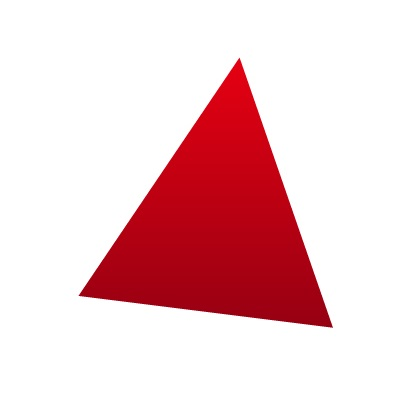
#> input picture OpenCV/img/tri.jpg, 414 x 398 px
$ jupyter execute --allow-errors 'OpenCV도형검출,스캐너,영상매칭.ipynb'   (older library calls are emulated)
#> lines starting #> are read from the running program, lines starting #| are printed output that depends on the picture; after the words box and inside, x2 and y2 are one past the last pixel; in counts of white or black regions, pixels touching at a corner belong together
#### 버전문제로 실행이 안되어 버전 변경 필요
- pip install opencv-python==3.4.2.16
- pip install opencv-contrib-python==3.4.2.16

두가지 명령어를 각각 수행

[cell 1]
import cv2
print(cv2.__version__)

#### 이전코드 오류해결
- contours, _ = cv2.findContours(th, cv2.RETR_EXTERNAL,  cv2.CHAIN_APPROX_SIMPLE) [opencv 4]
-   _ , contours, _ = cv2.findContours(th, cv2.RETR_EXTERNAL,  cv2.CHAIN_APPROX_SIMPLE) [opencv 3]

### 도형검출
    - 코드 전체적인 설명 필요
    - approx 인덱싱, 그려지는 것 설명 필요
    - 입실론이 달라질 때 꼭지점 개수 적어지는 것 설명하기
    - tri.jpg 이미지 제공하기

[cell 2]
import cv2

img_color = cv2.imread("img/tri.jpg", cv2.IMREAD_COLOR)
#> img_color is the input picture: shape (398, 414, 3); mean B, G, R 207.6, 204.1, 239.8
cv2.imshow('result', img_color)
cv2.waitKey(0)

img_gray = cv2.cvtColor(img_color, cv2.COLOR_BGR2GRAY)
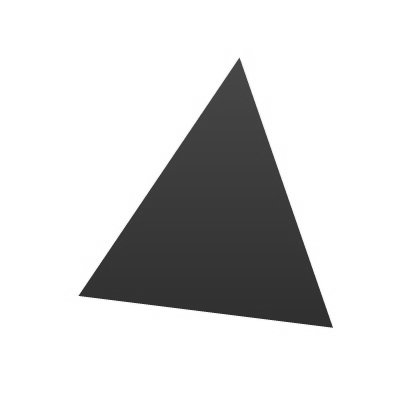
#> img_gray: shape (398, 414); min 43, max 255, mean 215.2
cv2.imshow('result', img_gray)
cv2.waitKey(0)

ret,img_binary = cv2.threshold(img_gray, 127, 255, cv2.THRESH_BINARY_INV)
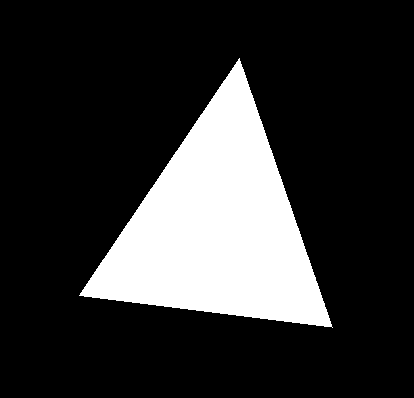
#> img_binary: shape (398, 414); 19.9% white; 1 white region
cv2.imshow('result', img_binary)
cv2.waitKey(0)

_, contours, hierarchy = cv2.findContours(img_binary, cv2.RETR_EXTERNAL, cv2.CHAIN_APPROX_SIMPLE)
#> contours = 1 contour; box (x1, y1, x2, y2) and area: (79, 58, 333, 328) 32422


for cnt in contours:
    size = len(cnt)
    print(size)

    epsilon = 0.005 * cv2.arcLength(cnt, True)
    approx = cv2.approxPolyDP(cnt, epsilon, True)

    size = len(approx)
    print(size)

    #cv2.approxPolyDP결과로 출력되는 좌표 선하나씩 출력해보기
    cv2.line(img_color, tuple(approx[0][0]), tuple(approx[1][0]), (0, 255, 0), 3)
    print(approx[0][0])
    print(approx[1][0])
    cv2.imshow('result', img_color)
    cv2.waitKey(0)

    cv2.line(img_color, tuple(approx[1][0]), tuple(approx[2][0]), (0, 255, 0), 3)
    print(approx[1][0])
    print(approx[2][0])
    cv2.imshow('result', img_color)
    cv2.waitKey(0)


    cv2.line(img_color, tuple(approx[0][0]), tuple(approx[2][0]), (0, 255, 0), 3)
    print(approx[0][0])
    print(approx[2][0])
    cv2.putText(img_color, str(size), (30,30), cv2.FONT_HERSHEY_SIMPLEX, 1, (0, 0, 0), 3, 8)
    cv2.imshow('result', img_color)
    cv2.waitKey(0)
#> this loop made 1 pass
#> (epsilon, approx) on pass 1: (4.39, [[239, 58], [79, 295], [332, 327]])
#| 405
#| 3
#| [239  58]
#| [ 79 295]
#| [ 79 295]
#| [332 327]
#| [239  58]
#| [332 327]
#> pass 1, `cv2.imshow('result', img_color)`:
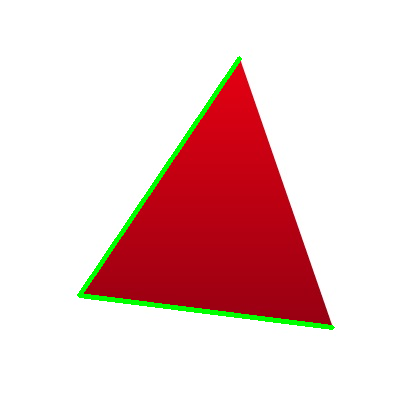
#> window 'result': shape (398, 414, 3); mean B, G, R 205.8, 206.5, 236.6
#> pass 1, `cv2.imshow('result', img_color)`:
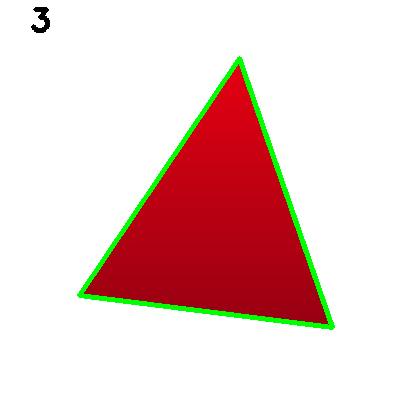
#> window 'result': shape (398, 414, 3); mean B, G, R 204.4, 207.4, 234.4

    #궁금하니까 출력해보기
print(approx[:,:,:])
#| [[[239  58]]
#|  [[ 79 295]]
#|  [[332 327]]]


# 일반화
#     cv2.line(img_color, tuple(approx[0][0]), tuple(approx[size-1][0]), (0, 255, 0), 3)
#     for k in range(size-1):
#         cv2.line(img_color, tuple(approx[k][0]), tuple(approx[k+1][0]), (0, 255, 0), 3)

cv2.waitKey(0)
cv2.destroyAllWindows()

### 예제

### 문서 스캐너 구현

Q. 좌표를 찍어주지 않아도 자동으로 스캔 효과를 내는 프로그램 작성

####  Hint
    - (1) 그레이 스케일 -> 가우시안블로로 노이즈 제거 -> 케니 엣지로 경계 검출
    - (2) 경계검출한 이미지에서 컨투어를 찾아 가장 큰 컨투어를 골라 approxPolyDP()  함수로 단순화한 뒤에  꼭지점 4개를 구한다.
    - (3) approPolyDP()의 결과값에서 4 x 2 배열로 resape해서 크기를 조정한다.

[cell 3]
import cv2
import numpy as np
import matplotlib.pyplot as plt


# 이미지 읽기
img = cv2.imread("img/paper.jpg") # 782, 586, 3
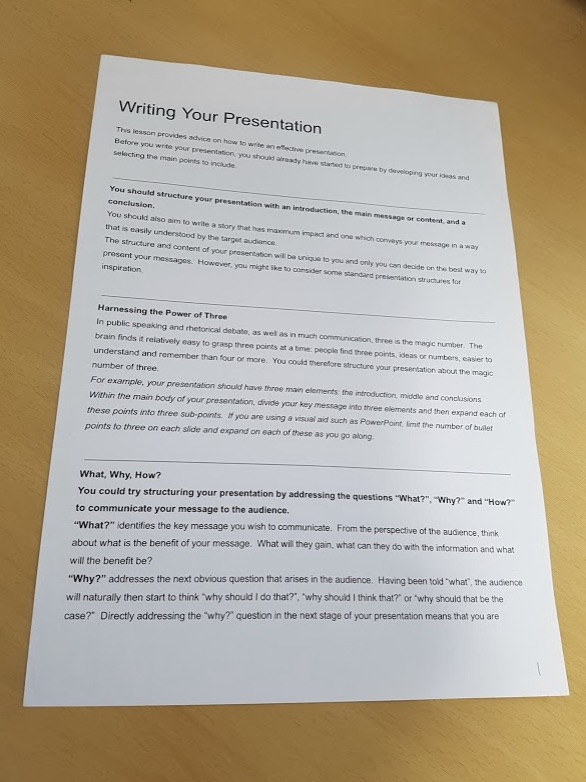
#> input picture OpenCV/img/paper.jpg, 586 x 782 px
#> img is the input picture: shape (782, 586, 3); mean B, G, R 152.7, 169.1, 178.7
orig = img.copy()

r = 800.0/img.shape[0]
#> r = 1.02
dim = (int(img.shape[1]*r),800)
#> dim = (599, 800)
img = cv2.resize(img, dim, interpolation = cv2.INTER_AREA)
#> img: shape (800, 599, 3)

# 그레이스 스케일 변환 및 케니 엣지
gray = cv2.cvtColor(img, cv2.COLOR_BGR2GRAY)
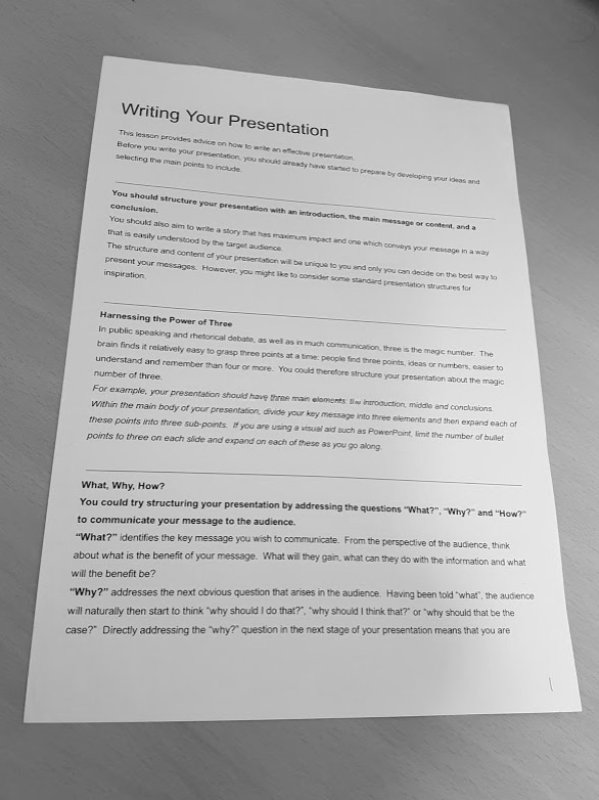
#> gray: shape (800, 599); min 14, max 248, mean 170
gray = cv2.GaussianBlur(gray,(3,3), 0)
edged = cv2.Canny(gray, 100, 200)
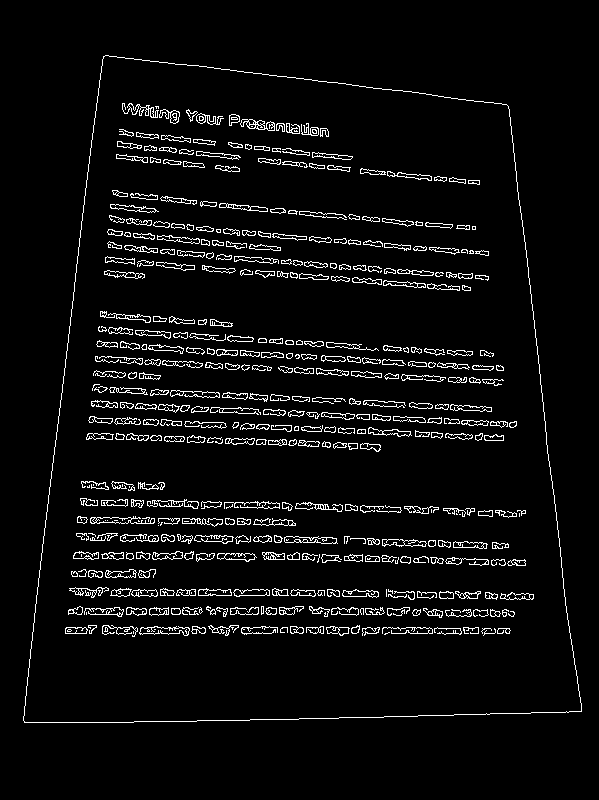
#> edged: shape (800, 599); 5% white in thin lines or dots, all inside (x1, y1, x2, y2) = (23, 55, 582, 723)

cv2.namedWindow('img',cv2.WINDOW_NORMAL)
cv2.namedWindow('edged', cv2.WINDOW_NORMAL)
cv2.imshow('img',img)
cv2.imshow('edged',edged)

cv2.waitKey(0)
cv2.destroyAllWindows()


# 컨투어 찾기
_, cnts, _ = cv2.findContours(edged.copy(), cv2.RETR_LIST, cv2.CHAIN_APPROX_SIMPLE)
#> cnts = 930 contours, 371 with area under 20; largest, box (x1, y1, x2, y2) and area: (23, 55, 582, 723) 307868, (23, 55, 582, 723) 307866, (139, 626, 190, 636) 284, (284, 536, 338, 544) 271, (139, 626, 190, 636) 260

# 컨투어들 중에 영역 크기 순으로 정렬
cnts = sorted(cnts, key = cv2.contourArea, reverse = True)[:5]
#> cnts = 5 contours; box (x1, y1, x2, y2) and area: (23, 55, 582, 723) 307868, (23, 55, 582, 723) 307866, (139, 626, 190, 636) 284, (284, 536, 338, 544) 271, (139, 626, 190, 636) 260


# 좌표 4개 중 상하좌우 찾기 ---②
for c in cnts:
    peri = cv2.arcLength(c, True)
    approx = cv2.approxPolyDP(c, 0.02 * peri, True)

    if len(approx) ==4:
        screenCnt = approx
        break
#> this loop made 1 pass
#> (peri, screenCnt) on pass 1: (2324.5, [[103, 56], [24, 722], [581, 711], [508, 106]])

cv2.drawContours(img, [screenCnt], -1, (0, 255, 0), 2)
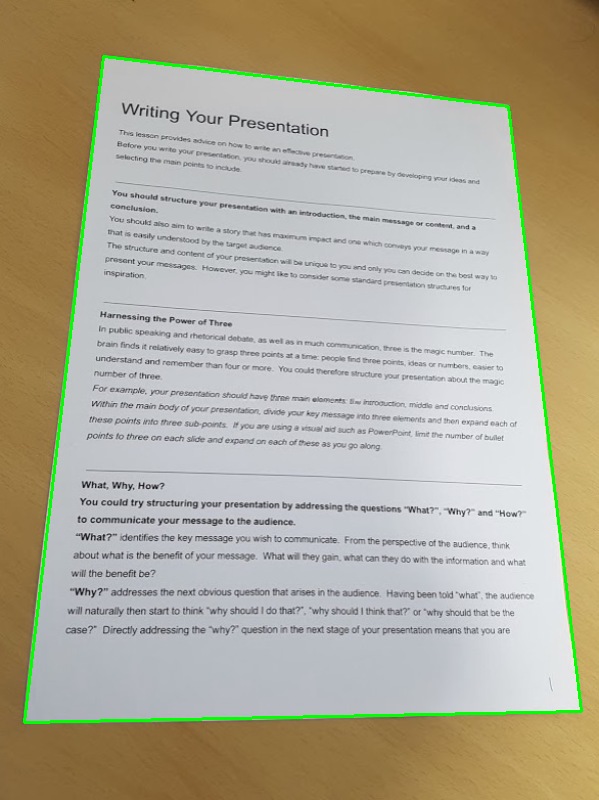
#> img: shape (800, 599, 3); mean B, G, R 150.3, 170, 176
cv2.imshow('Outline', img)

cv2.waitKey(0)
cv2.destroyAllWindows()

# 변환 전 4개 좌표


# 변환 후 영상에 사용할 서류의 폭과 높이 계산 ---③
def order_points(pts):
    rect = np.zeros((4,2), dtype = "float32")

    s = pts.sum(axis = 1)
#> s = [155.4, 729.2, 1262.9, 600.2]

    rect[0] = pts[np.argmin(s)]
    rect[2] = pts[np.argmax(s)]

    diff = np.diff(pts, axis = 1)
#> diff = [-45.94, 682.3, 127.1, -393]
    rect[1] = pts[np.argmin(diff)]
    rect[3] = pts[np.argmax(diff)]

    return rect

rect = order_points(screenCnt.reshape(4,2) / r)
#> rect = [[100.7, 54.74], [496.6, 103.6], [567.9, 695], [23.46, 705.8]]
(topLeft, topRight, bottomRight, bottomLeft) = rect
#> topLeft = [100.7, 54.74]; topRight = [496.6, 103.6]; bottomRight = [567.9, 695]; bottomLeft = [23.46, 705.8]

# 변환 후 4개 좌표
w1 = abs(bottomRight[0] - bottomLeft[0])
#> w1 = 544.5
w2 = abs(topRight[0] - topLeft[0])
#> w2 = 395.9
h1 = abs(topRight[1] - bottomRight[1])
#> h1 = 591.4
h2 = abs(topLeft[1] - bottomLeft[1])
#> h2 = 651

maxWidth = max([w1,w2])
#> maxWidth = 544.5
maxHeight = max([h1,h2])
#> maxHeight = 651

dst = np.float32([[0,0], [maxWidth-1,0], [maxWidth-1,maxHeight-1],[0, maxHeight-1]])
#> dst = [[0, 0], [543.5, 0], [543.5, 650], [0, 650]]

N = cv2.getPerspectiveTransform(rect, dst)
#> N = [[1.24, 0.147, -132.7], [-0.17, 1.38, -58.4], [-0.000293, 0.00058, 1]]

#> (the rest of this cell did not finish here and is left out)

# 영상 매칭과 추적

### 평균 해시 매칭
: 픽셀 전체의 평균 값을 구해서 각 픽셀의 값이 평균보다 작으면 0, 크면 1로 바꿉니다.

[cell 4]
import cv2
from matplotlib import pyplot as plt

#영상 읽어서 그레이 스케일로 변환
img = cv2.imread('img/pistol.jpg')
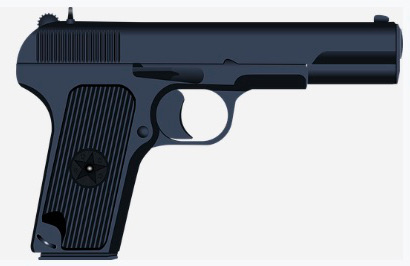
#> input picture OpenCV/img/pistol.jpg, 410 x 266 px
#> img is the input picture: shape (266, 410, 3); mean B, G, R 168.5, 163, 159.5
gray = cv2.cvtColor(img, cv2.COLOR_BGR2GRAY)
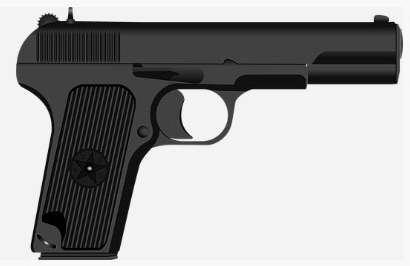
#> gray: shape (266, 410); min 0, max 255, mean 162.6

# 16x16 크기로 축소 ---①
gray = cv2.resize(gray, (16,16))
# 영상의 평균값 구하기 ---②
avg = gray.mean()
#> avg = 157.2
# 평균값을 기준으로 0과 1로 변환 ---③
bin = 1 * (gray > avg)
print(bin)
#> (printed output is left out)


plt.imshow(cv2.cvtColor(img, cv2.COLOR_BGR2RGB))
plt.show()

### 유사도 측정방법
    (1) 유클리드 거리 : 두 값의 차이 (높은 자리가 다를 수록 더 큰거리)
    (2) 해밍거리 : 길이가 같을 때 자리 값이 서로 다른 것이 몇개인지 ( 각 자리수의 차이의 개수 비교 )
        ex) 12345와 123(54)가 있을 때 해밍 거리가 '2'

#> (a cell that did not finish here is left out)

[cell 6]
import cv2
import numpy as np
import glob

# 영상 읽기 및 표시
img = cv2.imread('img/pistol.jpg')
cv2.imshow('query', img)

# 비교할 영상들이 있는 경로 ---①
search_dir = 'img/101_ObjectCategories'

# 이미지를 16x16 크기의 평균 해쉬로 변환 ---②
def img2hash(img):
    gray = cv2.cvtColor(img, cv2.COLOR_BGR2GRAY)
    gray = cv2.resize(gray, (16, 16))
    avg = gray.mean()
#> avg = 157.2
    bi = 1 * (gray > avg)
    return bi

# 해밍거리 측정 함수 ---③
def hamming_distance(a, b):
    a = a.reshape(1,-1) # "-1" 자동으로 차원선정
    b = b.reshape(1,-1)
    # 같은 자리의 값이 서로 다른 것들의 합
    distance = (a !=b).sum()
    return distance

# 권총 영상의 해쉬 구하기 ---④
query_hash = img2hash(img)

# 이미지 데이타 셋 디렉토리의 모든 영상 파일 경로 ---⑤
img_path = glob.glob(search_dir+'/**/*.jpg')
for path in img_path:
    # 데이타 셋 영상 한개 읽어서 표시 ---⑥
    img = cv2.imread(path)
    cv2.imshow('searching...', img)
    cv2.waitKey(5)
    # 데이타 셋 영상 한개의 해시  ---⑦
    a_hash = img2hash(img)
    # 해밍 거리 산출 ---⑧
    dst = hamming_distance(query_hash, a_hash)
    if dst/256 < 0.25: # 해밍거리 25% 이내만 출력 ---⑨
        print(path, dst/256)
        cv2.imshow(path, img)
cv2.destroyWindow('searching...')
cv2.waitKey(0)
cv2.destroyAllWindows()
